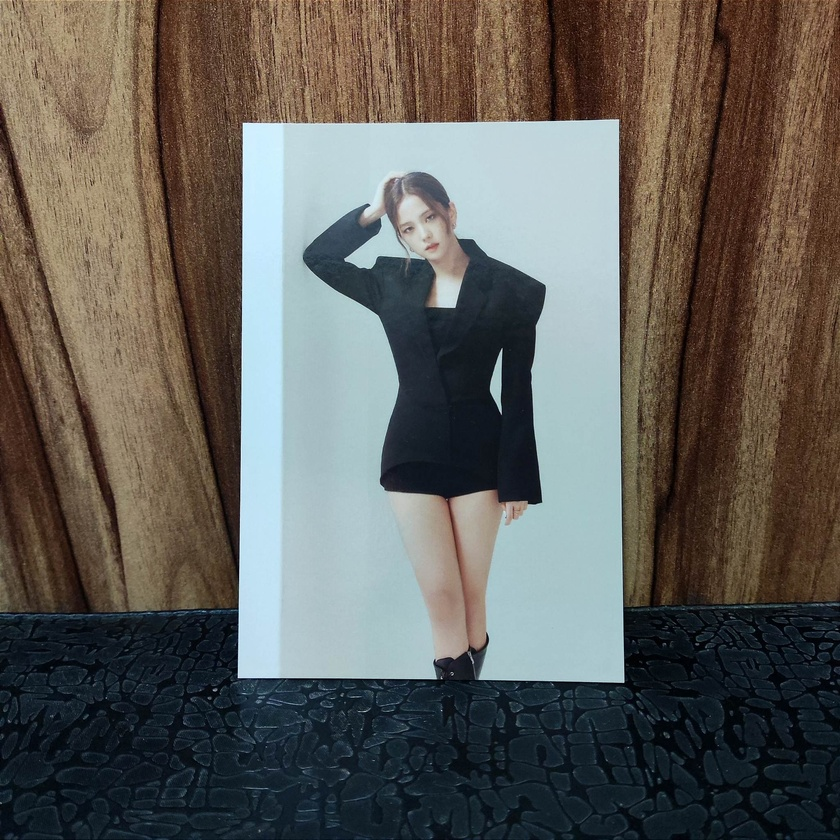
#> input picture test/REFERENCE.jpg, 840 x 840 px, shrunk from 2048 x 2048 before the run
$ python main.py
#> lines starting #> are read from the running program, lines starting #| are printed output that depends on the picture
from PIL import Image, ImageEnhance
from tkinter import Tk
from tkinter.filedialog import askopenfilenames


def image_collector():
    Tk().withdraw()
    files = askopenfilenames()
#> the answer given: test/REFERENCE.jpg
    images = []
    for image in files:
        images.append(image)
    return images

def adjust_image(in_image_path, out_image_path):
#> called with in_image_path = 'test/REFERENCE.jpg', out_image_path = 'test/REFERENCE_new.jpg'
    BRIGHTNESS_FACTOR = 1.3
    COLOR_FACTOR = 1.3
    image = Image.open(in_image_path)
#> image is the input picture: PIL image 840x840 RGB; mean R, G, B 97.1, 94.7, 89.3
    brightness_enhance = ImageEnhance.Brightness(image)
    image = brightness_enhance.enhance(BRIGHTNESS_FACTOR)
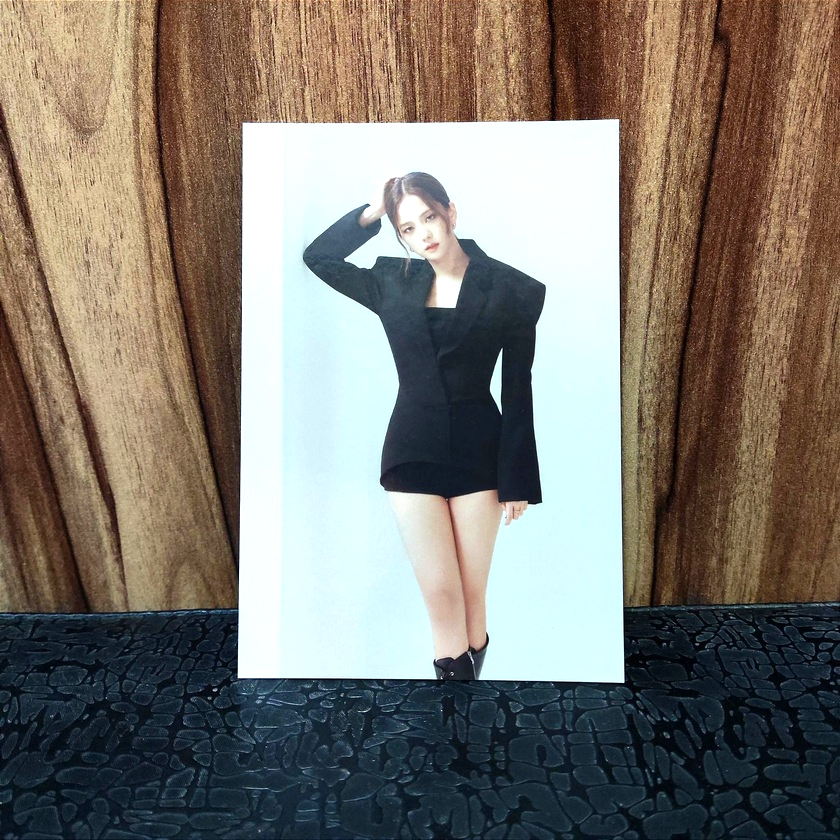
#> image: PIL image 840x840 RGB; mean R, G, B 125.6, 119.7, 111
    color_enhance = ImageEnhance.Color(image)
    color_enhance.enhance(COLOR_FACTOR).save(out_image_path)

if __name__ == "__main__":
    images = image_collector()
    for image in images:
        image_format_strip = image.strip(".jpg")
        new_name = f"{image_format_strip}_new.jpg"
        adjust_image(image, new_name)
